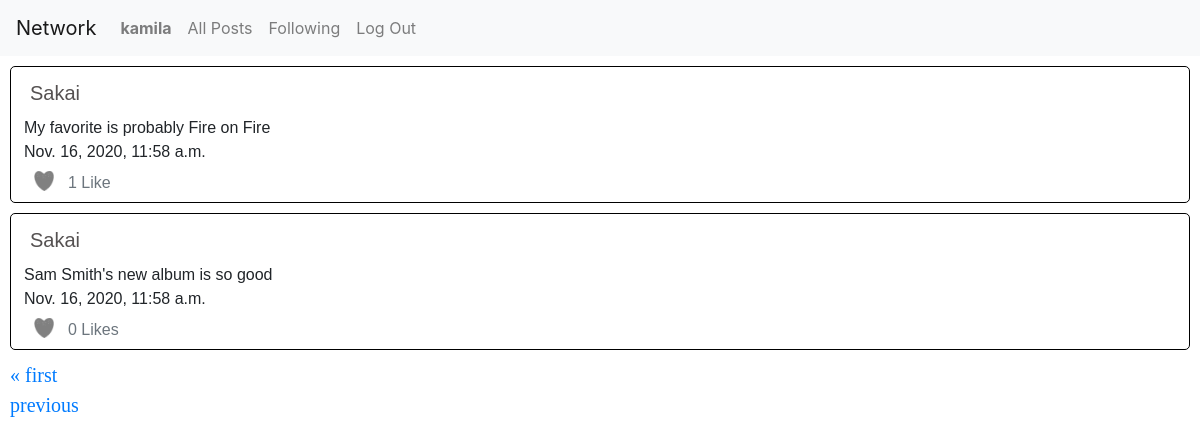
Screenshot of /following?page=2 (signed in) with the database file from the repository.
### network/models.py (models this page shows)
class User(AbstractUser):
    pass

class Post(models.Model):
    owner = models.ForeignKey("User", on_delete=models.PROTECT, related_name="posts")
    text = models.TextField(blank=True)
    timestamp = models.DateTimeField(auto_now_add=True)
    likes = models.ManyToManyField(User, blank=True, related_name="liked_posts")

### network/views.py (the view)
# urls.py: path("following", views.following, name="following"),
def following(request):
    current_user = request.user
    i_am_following = Follower.objects.filter(following=current_user).values_list("followed", flat=True)
    posts = Post.objects.filter(owner__in=i_am_following)
    posts = posts.order_by("-timestamp").all()
    paginator = Paginator(posts, 10)
    page_number = request.GET.get('page')
    page_obj = paginator.get_page(page_number)
    if request.user.is_authenticated:
        liked_posts = request.user.liked_posts.all()
    else:
        liked_posts = []
    return render(request, "network/following.html", {
        "page_obj": page_obj,
        "liked_posts" :liked_posts
    })

### network/templates/network/following.html (shortened to what this page needs)
{% extends "network/layout.html" %}
{% load static %}
{% block body %}
<div id="all-posts" >
    {% for post in page_obj %}
    <div id='{{post.id}}-container' style="margin:10px; padding:3px; padding-bottom:0; border-radius: 5px; border:thin solid black; font-family:Arial, Helvetica, sans-serif;">
        <p style="text-transform:capitalize; font-size: 20px; margin:0;"><a style="color: rgb(85, 81, 81); " class="nav-link" href="{% url 'profile' post.owner%}">{{post.owner}}</a></p>
        <div id='{{post.id}}-body' class="postbody">
            <p style="margin:0;"><span id="post_text-{{ post.id }}" >{{post.text}}</span></p>
            <p style="margin:0;"><span>{{post.timestamp}}</span></p>
            {% if post in liked_posts %}
                <div class="row unlike" data-postid="{{ post.id }}" data-userid="{{ user.id }}">
                    <img src="{% static 'network/redheart.png' %}" class="icon posttext" id="heart-{{ post.id }}">
                    {% if post.likes.count == 1 %}
                        <p class="text-secondary posttext" id="likes-{{ post.id }}">{{ post.likes.count }} Like</p><br>
                    {% else %}
                        <p class="text-secondary posttext" id="likes-{{ post.id }}">{{ post.likes.count }} Likes</p><br>
                    {% endif %}
                </div>
            {% else %}
                <div class="row like" data-postid="{{ post.id }}" data-userid="{{ user.id }}">
                    <img src="{% static 'network/heart.png' %}" class="icon posttext" id="heart-{{ post.id }}">
                    {% if post.likes.count == 1 %}
                        <p class="text-secondary posttext" id="likes-{{ post.id }}">{{ post.likes.count }} Like</p><br>
                    {% else %}
                        <p class="text-secondary posttext" id="likes-{{ post.id }}">{{ post.likes.count }} Likes</p><br>
                    {% endif %}
                </div>
            {% endif %}
        </div>
    </div>
    {% endfor %}
    <ul class="pagination" style="margin:10px; padding-bottom: 15px; font-size: 20px; font-family: Georgia, 'Times New Roman', Times, serif;">
        <span class="step-links">
            {% if page_obj.has_previous %}
            <li class="page-item"><a href="?page=1">&laquo; first</a></li>
            <li class="page-item"><a href="?page={{ page_obj.previous_page_number }}">previous</a></li>
            {% endif %}
        </span>
    </ul>
</div>
{% endblock %}

### network/templates/network/layout.html (shortened to what this page needs)
{% load static %}
<!DOCTYPE html>
<html lang="en">
    <head>
        <link rel="stylesheet" href="https://stackpath.bootstrapcdn.com/bootstrap/4.4.1/css/bootstrap.min.css">
        <link href="{% static 'network/styles.css' %}" rel="stylesheet">
    </head>
    <body>
        <nav class="navbar navbar-expand-lg navbar-light bg-light">
            <a class="navbar-brand" href="#">Network</a>
            <div>
              <ul class="navbar-nav mr-auto">
                {% if user.is_authenticated %}
                    <li class="nav-item">
                        <a class="nav-link" href="{% url 'profile' user%}"><strong>{{ user.username }}</strong></a>
                    </li>
                {% endif %}
                <li class="nav-item">
                  <a class="nav-link" href="{% url 'index' %}">All Posts</a>
                </li>
                {% if user.is_authenticated %}
                    <li class="nav-item">
                        <a class="nav-link" href="{% url 'following' %}">Following</a>
                    </li>
                    <li class="nav-item">
                        <a class="nav-link" href="{% url 'logout' %}">Log Out</a>
                    </li>
                {% endif %}
              </ul>
            </div>
          </nav>
        <div class="body">
            {% block body %}
            {% endblock %}
        </div>
    </body>
</html>

### network/static/network/styles.css (style rules this page uses)
.icon { width:24px; height:24px; }
.posttext { margin: 5px; padding: 2px; }
.postbody { margin-left: 10px; }
.like, .unlike { margin-left: 3px; }

### rows the page displays
User: username "kamila"
Post: owner "Sakai", text "My favorite is probably Fire on Fire", timestamp "Nov. 16, 2020, 11:58 a.m.", likes.count "1"
Post: owner "Sakai", text "Sam Smith's new album is so good", timestamp "Nov. 16, 2020, 11:58 a.m.", likes.count "0"
